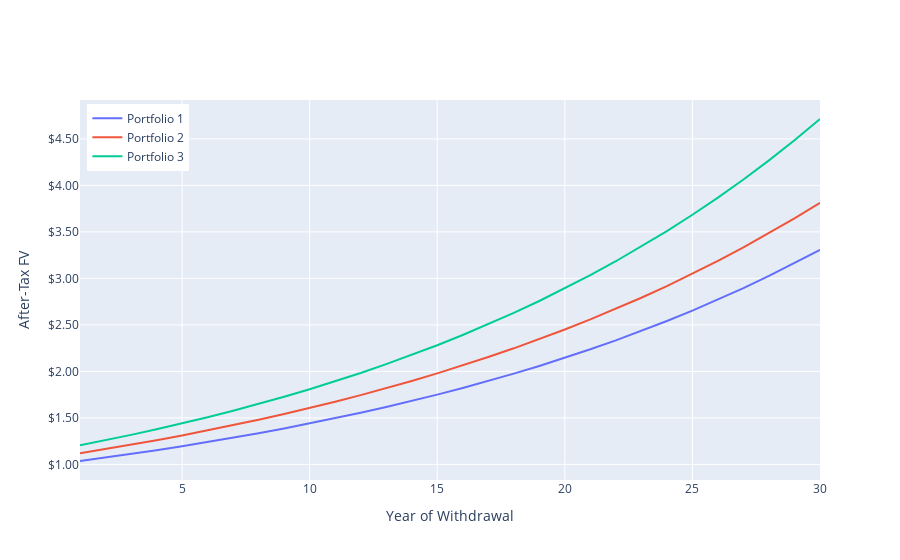

The notebook cell this image was saved under:
### Markdown cell above
# FIGURE

### Code cell
import plotly.graph_objects as go

fig = go.Figure()

fig.add_trace(go.Scatter(x=totals.index, y=totals.portfolio1, mode="lines", name="Portfolio 1"))
fig.add_trace(go.Scatter(x=totals.index, y=totals.portfolio2, mode="lines", name="Portfolio 2"))
fig.add_trace(go.Scatter(x=totals.index, y=totals.portfolio3, mode="lines", name="Portfolio 3"))
fig.update_xaxes(title="Year of Withdrawal", tickformat=",.0f")
fig.update_yaxes(title="After-Tax FV", tickformat="$,.2f")
fig.update_layout(hovermode="x unified")
fig.update_layout(legend=dict(yanchor="top", y=0.99, xanchor="left", x=0.01))
fig.show()

### Figure 1 — Plotly figure (JSON) as saved in the notebook; plotly's stock layout.template omitted (floating-point values rounded to 4 significant figures)
{"data": [{"mode": "lines", "name": "Portfolio 1", "type": "scatter", "x": [1, 2, 3, 4, 5, 6, 7, 8, 9, 10, 11, 12, 13, 14, 15, 16, 17, 18, 19, 20, 21, 22, 23, 24, 25, 26, 27, 28, 29, 30], "y": [1.037, 1.074, 1.112, 1.153, 1.195, 1.24, 1.286, 1.335, 1.386, 1.44, 1.496, 1.555, 1.617, 1.682, 1.75, 1.822, 1.897, 1.976, 2.059, 2.146, 2.238, 2.334, 2.436, 2.542, 2.654, 2.772, 2.896, 3.026, 3.163, 3.308]}, {"mode": "lines", "name": "Portfolio 2", "type": "scatter", "x": [1, 2, 3, 4, 5, 6, 7, 8, 9, 10, 11, 12, 13, 14, 15, 16, 17, 18, 19, 20, 21, 22, 23, 24, 25, 26, 27, 28, 29, 30], "y": [1.12, 1.165, 1.211, 1.26, 1.312, 1.365, 1.422, 1.481, 1.542, 1.607, 1.674, 1.745, 1.82, 1.897, 1.979, 2.065, 2.154, 2.248, 2.347, 2.45, 2.559, 2.673, 2.792, 2.918, 3.049, 3.187, 3.333, 3.485, 3.645, 3.813]}, {"mode": "lines", "name": "Portfolio 3", "type": "scatter", "x": [1, 2, 3, 4, 5, 6, 7, 8, 9, 10, 11, 12, 13, 14, 15, 16, 17, 18, 19, 20, 21, 22, 23, 24, 25, 26, 27, 28, 29, 30], "y": [1.206, 1.26, 1.318, 1.378, 1.441, 1.507, 1.577, 1.65, 1.727, 1.809, 1.894, 1.983, 2.078, 2.177, 2.281, 2.391, 2.507, 2.629, 2.757, 2.892, 3.035, 3.184, 3.342, 3.509, 3.684, 3.869, 4.064, 4.269, 4.486, 4.714]}], "layout": {"hovermode": "x unified", "legend": {"x": 0.01, "xanchor": "left", "y": 0.99, "yanchor": "top"}, "xaxis": {"tickformat": ",.0f", "title": {"text": "Year of Withdrawal"}}, "yaxis": {"tickformat": "$,.2f", "title": {"text": "After-Tax FV"}}}}
